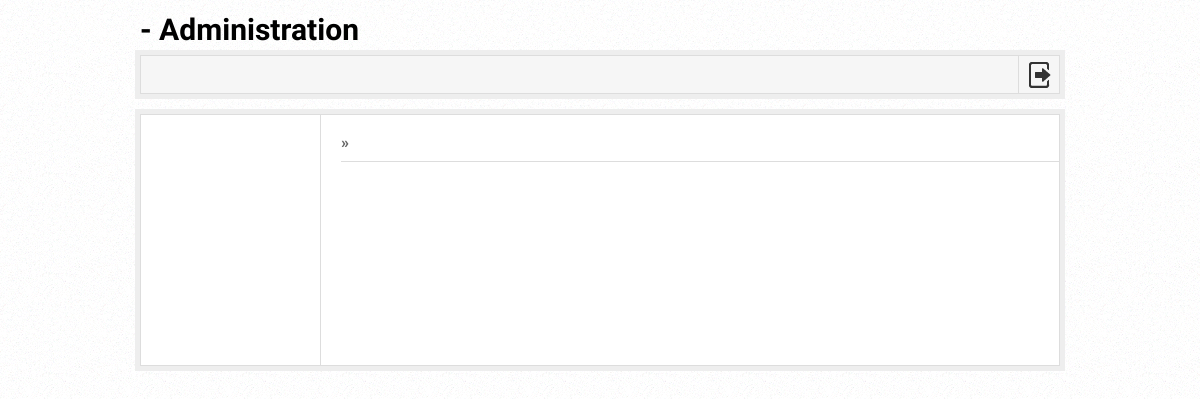
The app's page /admin/design/home/header.inc.php?c=dates, older data.
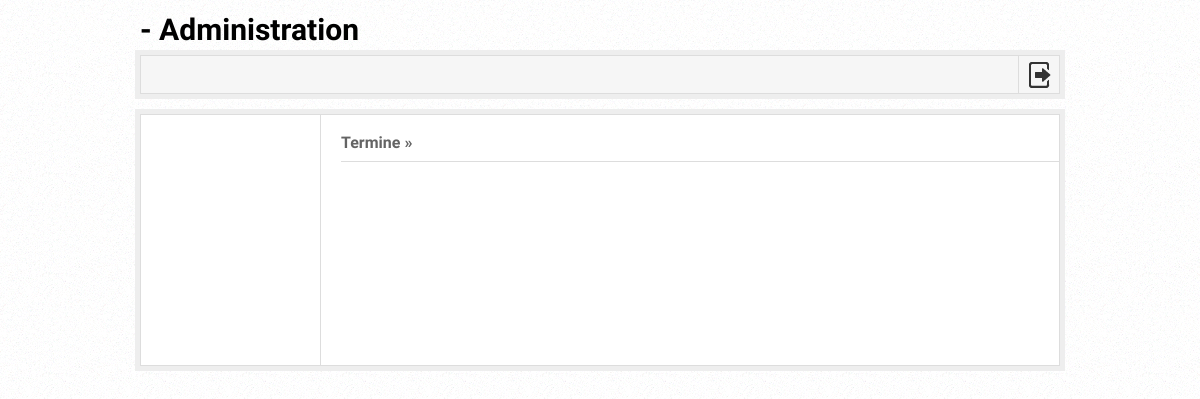
The same page, newer data.
### tables this page shows
CREATE TABLE IF NOT EXISTS `admin_category` (
  `id` int(11) NOT NULL AUTO_INCREMENT,
  `name` varchar(30) NOT NULL,
  `url` varchar(30) NOT NULL,
  `user_lvl` int(11) NOT NULL,
  `external` int(11) NOT NULL DEFAULT '0',
  PRIMARY KEY (`id`)
);

### admin/design/home/header.inc.php (the view, shortened to what this page needs)
<?php
$c = mysql_real_escape_string($_GET['c']);
$s = mysql_real_escape_string($_GET['s']);
$sql = "SELECT * FROM admin_category WHERE url='$c'";
$result = mysql_query($sql);
$c = mysql_fetch_assoc($result);
$sql = "SELECT * FROM admin_pages WHERE url='$s'";
$result = mysql_query($sql);
$s = mysql_fetch_assoc($result);
?>
<!DOCTYPE html>
<html lang="de">
<head>
	<link href="<?php echo $CONFIG["website"]["admin_path"]; ?>style/css/design/transdmin.css" rel="stylesheet" type="text/css" media="screen" />
	<link href="<?php echo $CONFIG["website"]["admin_path"]; ?>style/css/tipsy/tipsy.css" rel="stylesheet" type="text/css" media="screen" />
	<link href="<?php echo $CONFIG["website"]["admin_path"]; ?>style/css/amcharts/style.css" rel="stylesheet" type="text/css">
	<link href="<?php echo $CONFIG["website"]["admin_path"]; ?>style/css/datatables/jquery.dataTables.css" rel="stylesheet" type="text/css">
	<link href="<?php echo $CONFIG["website"]["admin_path"]; ?>style/css/ui-lightness/jquery-ui-1.10.4.custom.min.css" rel="stylesheet" type="text/css">
</head>
<body>
<div id="wrapper">
	<div id="topbar">
		<h1><a href="#"><?php echo $CONFIG["website"]["title"]." - Administration"; ?></a></h1>
	</div>
	<ul id="mainNav">
		<li class="logout"><a href="<?php echo $CONFIG["website"]["admin_path"]; ?>logout"></a></li>
	</ul>
	<div id="containerHolder">
		<div id="container">
			<?php
			if ($_GET["c"] == "impressum") {
				echo "<h2> &raquo; <a href='".$CONFIG["website"]["admin_path"]."impressum' class='active'>Impressum</a></h2>";
			} else {
				echo "<h2><a href='".$CONFIG["website"]["admin_path"].$c["url"]."'>".$c["name"]."</a> &raquo; <a href='".$CONFIG["website"]["admin_path"].$c["url"]."/".$s["url"]."' class='active'>".$s["name"]."</a></h2>";
			}
			?>
			<div id="main">

Row changes from the older to the newer data that the page shows:
added admin_category: name "Termine"
